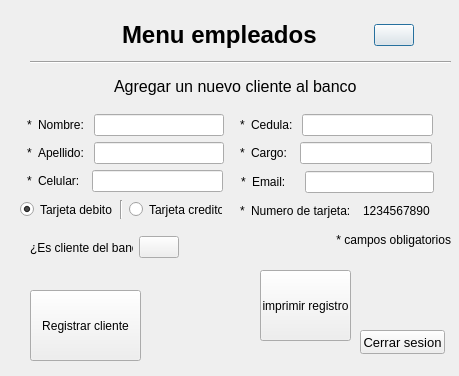
<?xml version="1.0" encoding="UTF-8"?>
<ui version="4.0">
 <class>RegistroClientes</class>
 <widget class="QDialog" name="RegistroClientes">
  <property name="geometry">
   <rect>
    <x>0</x>
    <y>0</y>
    <width>459</width>
    <height>376</height>
   </rect>
  </property>
  <property name="windowTitle">
   <string>Dialog</string>
  </property>
  <widget class="QWidget" name="layoutWidget">
   <property name="geometry">
    <rect>
     <x>70</x>
     <y>10</y>
     <width>344</width>
     <height>50</height>
    </rect>
   </property>
   <layout class="QHBoxLayout" name="horizontalLayout">
    <item>
     <spacer name="horizontalSpacer">
      <property name="orientation">
       <enum>Qt::Horizontal</enum>
      </property>
      <property name="sizeHint" stdset="0">
       <size>
        <width>40</width>
        <height>20</height>
       </size>
      </property>
     </spacer>
    </item>
    <item>
     <widget class="QLabel" name="label">
      <property name="font">
       <font>
        <pointsize>18</pointsize>
        <weight>75</weight>
        <bold>true</bold>
       </font>
      </property>
      <property name="text">
       <string>Menu empleados</string>
      </property>
     </widget>
    </item>
    <item>
     <spacer name="horizontalSpacer_2">
      <property name="orientation">
       <enum>Qt::Horizontal</enum>
      </property>
      <property name="sizeHint" stdset="0">
       <size>
        <width>40</width>
        <height>20</height>
       </size>
      </property>
     </spacer>
    </item>
    <item>
     <widget class="QPushButton" name="btn_user">
      <property name="maximumSize">
       <size>
        <width>100</width>
        <height>16777215</height>
       </size>
      </property>
      <property name="text">
       <string/>
      </property>
      <property name="icon">
       <iconset resource="iconos.qrc">
        <normaloff>:/new/prefix1/user.png</normaloff>:/new/prefix1/user.png</iconset>
      </property>
      <property name="iconSize">
       <size>
        <width>40</width>
        <height>40</height>
       </size>
      </property>
     </widget>
    </item>
   </layout>
  </widget>
  <widget class="QWidget" name="layoutWidget">
   <property name="geometry">
    <rect>
     <x>-20</x>
     <y>70</y>
     <width>511</width>
     <height>33</height>
    </rect>
   </property>
   <layout class="QHBoxLayout" name="horizontalLayout_3">
    <item>
     <spacer name="horizontalSpacer_8">
      <property name="orientation">
       <enum>Qt::Horizontal</enum>
      </property>
      <property name="sizeHint" stdset="0">
       <size>
        <width>40</width>
        <height>20</height>
       </size>
      </property>
     </spacer>
    </item>
    <item>
     <widget class="QLabel" name="label_2">
      <property name="font">
       <font>
        <pointsize>12</pointsize>
       </font>
      </property>
      <property name="text">
       <string>Agregar un nuevo cliente al banco</string>
      </property>
     </widget>
    </item>
    <item>
     <spacer name="horizontalSpacer_7">
      <property name="orientation">
       <enum>Qt::Horizontal</enum>
      </property>
      <property name="sizeHint" stdset="0">
       <size>
        <width>40</width>
        <height>20</height>
       </size>
      </property>
     </spacer>
    </item>
   </layout>
  </widget>
  <widget class="QLabel" name="label_15">
   <property name="geometry">
    <rect>
     <x>330</x>
     <y>230</y>
     <width>121</width>
     <height>20</height>
    </rect>
   </property>
   <property name="text">
    <string>* campos obligatorios</string>
   </property>
   <property name="alignment">
    <set>Qt::AlignRight|Qt::AlignTrailing|Qt::AlignVCenter</set>
   </property>
  </widget>
  <widget class="Line" name="line">
   <property name="geometry">
    <rect>
     <x>30</x>
     <y>61</y>
     <width>421</width>
     <height>3</height>
    </rect>
   </property>
   <property name="orientation">
    <enum>Qt::Horizontal</enum>
   </property>
  </widget>
  <widget class="QWidget" name="layoutWidget_2">
   <property name="geometry">
    <rect>
     <x>240</x>
     <y>200</y>
     <width>216</width>
     <height>22</height>
    </rect>
   </property>
   <layout class="QHBoxLayout" name="horizontalLayout_9">
    <item>
     <widget class="QLabel" name="label_16">
      <property name="text">
       <string>*</string>
      </property>
     </widget>
    </item>
    <item>
     <widget class="QLabel" name="label_18">
      <property name="text">
       <string>Numero de tarjeta:  </string>
      </property>
     </widget>
    </item>
    <item>
     <widget class="QLabel" name="lbl_numeroTarjjeta">
      <property name="text">
       <string>1234567890</string>
      </property>
     </widget>
    </item>
    <item>
     <spacer name="horizontalSpacer_3">
      <property name="orientation">
       <enum>Qt::Horizontal</enum>
      </property>
      <property name="sizeHint" stdset="0">
       <size>
        <width>40</width>
        <height>20</height>
       </size>
      </property>
     </spacer>
    </item>
   </layout>
  </widget>
  <widget class="QPushButton" name="btn_registtro">
   <property name="geometry">
    <rect>
     <x>30</x>
     <y>290</y>
     <width>111</width>
     <height>71</height>
    </rect>
   </property>
   <property name="text">
    <string>Registrar cliente</string>
   </property>
  </widget>
  <widget class="QPushButton" name="pushButton_2">
   <property name="geometry">
    <rect>
     <x>260</x>
     <y>270</y>
     <width>91</width>
     <height>71</height>
    </rect>
   </property>
   <property name="text">
    <string>imprimir registro</string>
   </property>
  </widget>
  <widget class="QWidget" name="layoutWidget">
   <property name="geometry">
    <rect>
     <x>27</x>
     <y>114</y>
     <width>197</width>
     <height>22</height>
    </rect>
   </property>
   <layout class="QHBoxLayout" name="horizontalLayout_2">
    <item>
     <widget class="QLabel" name="label_9">
      <property name="text">
       <string>*</string>
      </property>
     </widget>
    </item>
    <item>
     <widget class="QLabel" name="label_3">
      <property name="text">
       <string>Nombre: </string>
      </property>
     </widget>
    </item>
    <item>
     <widget class="QLineEdit" name="txt_nombre"/>
    </item>
   </layout>
  </widget>
  <widget class="QWidget" name="layoutWidget">
   <property name="geometry">
    <rect>
     <x>27</x>
     <y>170</y>
     <width>196</width>
     <height>22</height>
    </rect>
   </property>
   <layout class="QHBoxLayout" name="horizontalLayout_4">
    <item>
     <widget class="QLabel" name="label_11">
      <property name="text">
       <string>*</string>
      </property>
     </widget>
    </item>
    <item>
     <widget class="QLabel" name="label_6">
      <property name="text">
       <string>Celular:  </string>
      </property>
     </widget>
    </item>
    <item>
     <widget class="QLineEdit" name="txt_celular"/>
    </item>
   </layout>
  </widget>
  <widget class="QWidget" name="layoutWidget">
   <property name="geometry">
    <rect>
     <x>27</x>
     <y>142</y>
     <width>197</width>
     <height>22</height>
    </rect>
   </property>
   <layout class="QHBoxLayout" name="horizontalLayout_5">
    <item>
     <widget class="QLabel" name="label_10">
      <property name="text">
       <string>*</string>
      </property>
     </widget>
    </item>
    <item>
     <widget class="QLabel" name="label_4">
      <property name="text">
       <string>Apellido: </string>
      </property>
     </widget>
    </item>
    <item>
     <widget class="QLineEdit" name="txt_apellido"/>
    </item>
   </layout>
  </widget>
  <widget class="QWidget" name="layoutWidget">
   <property name="geometry">
    <rect>
     <x>240</x>
     <y>114</y>
     <width>193</width>
     <height>22</height>
    </rect>
   </property>
   <layout class="QHBoxLayout" name="horizontalLayout_6">
    <item>
     <widget class="QLabel" name="label_12">
      <property name="text">
       <string>*</string>
      </property>
     </widget>
    </item>
    <item>
     <widget class="QLabel" name="label_5">
      <property name="text">
       <string>Cedula: </string>
      </property>
     </widget>
    </item>
    <item>
     <widget class="QLineEdit" name="txt_cedula"/>
    </item>
   </layout>
  </widget>
  <widget class="QWidget" name="layoutWidget">
   <property name="geometry">
    <rect>
     <x>240</x>
     <y>142</y>
     <width>192</width>
     <height>22</height>
    </rect>
   </property>
   <layout class="QHBoxLayout" name="horizontalLayout_7">
    <item>
     <widget class="QLabel" name="label_13">
      <property name="text">
       <string>*</string>
      </property>
     </widget>
    </item>
    <item>
     <widget class="QLabel" name="label_7">
      <property name="text">
       <string>Cargo:  </string>
      </property>
     </widget>
    </item>
    <item>
     <widget class="QLineEdit" name="txt_cargo"/>
    </item>
   </layout>
  </widget>
  <widget class="QWidget" name="layoutWidget">
   <property name="geometry">
    <rect>
     <x>20</x>
     <y>200</y>
     <width>202</width>
     <height>19</height>
    </rect>
   </property>
   <layout class="QHBoxLayout" name="horizontalLayout_10">
    <item>
     <widget class="QRadioButton" name="radioButton">
      <property name="text">
       <string>Tarjeta debito</string>
      </property>
      <property name="checked">
       <bool>true</bool>
      </property>
     </widget>
    </item>
    <item>
     <widget class="Line" name="line_2">
      <property name="orientation">
       <enum>Qt::Vertical</enum>
      </property>
     </widget>
    </item>
    <item>
     <widget class="QRadioButton" name="radioButton_2">
      <property name="text">
       <string>Tarjeta credito</string>
      </property>
     </widget>
    </item>
   </layout>
  </widget>
  <widget class="QPushButton" name="btn_cerrar_sesion">
   <property name="geometry">
    <rect>
     <x>360</x>
     <y>330</y>
     <width>85</width>
     <height>24</height>
    </rect>
   </property>
   <property name="font">
    <font>
     <pointsize>10</pointsize>
    </font>
   </property>
   <property name="text">
    <string>Cerrar sesion</string>
   </property>
  </widget>
  <widget class="QWidget" name="">
   <property name="geometry">
    <rect>
     <x>30</x>
     <y>230</y>
     <width>149</width>
     <height>35</height>
    </rect>
   </property>
   <layout class="QHBoxLayout" name="horizontalLayout_11">
    <item>
     <widget class="QLabel" name="label_19">
      <property name="text">
       <string>¿Es cliente del banco?</string>
      </property>
     </widget>
    </item>
    <item>
     <widget class="QPushButton" name="btn_buscar">
      <property name="enabled">
       <bool>true</bool>
      </property>
      <property name="text">
       <string/>
      </property>
      <property name="icon">
       <iconset>
        <normalon>:/new/prefix1/search.png</normalon>
       </iconset>
      </property>
      <property name="iconSize">
       <size>
        <width>25</width>
        <height>25</height>
       </size>
      </property>
     </widget>
    </item>
   </layout>
  </widget>
  <widget class="QWidget" name="">
   <property name="geometry">
    <rect>
     <x>241</x>
     <y>171</y>
     <width>193</width>
     <height>22</height>
    </rect>
   </property>
   <layout class="QHBoxLayout" name="horizontalLayout_8">
    <item>
     <widget class="QLabel" name="label_14">
      <property name="text">
       <string>*</string>
      </property>
     </widget>
    </item>
    <item>
     <widget class="QLabel" name="label_8">
      <property name="text">
       <string>Email:    </string>
      </property>
     </widget>
    </item>
    <item>
     <widget class="QLineEdit" name="txt_email"/>
    </item>
   </layout>
  </widget>
 </widget>
 <resources>
  <include location="iconos.qrc"/>
 </resources>
 <connections/>
</ui>
